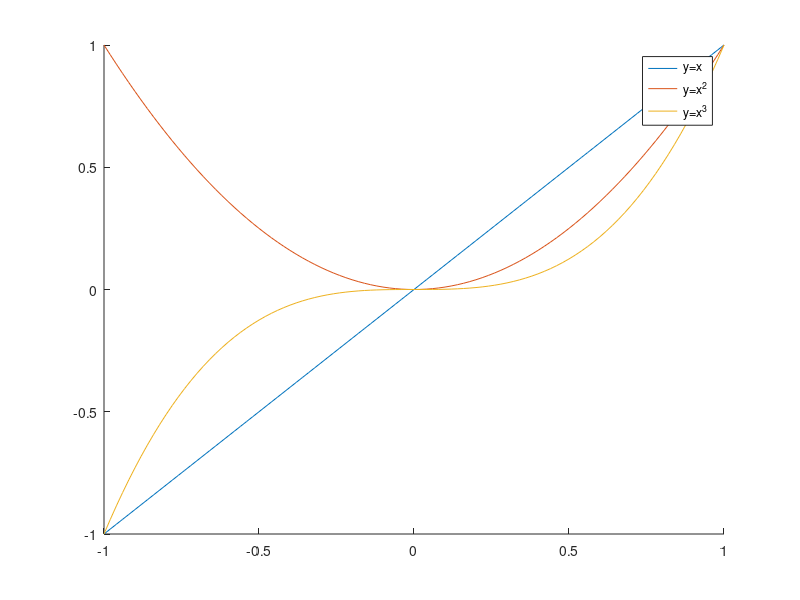

This chart was generated by the following MATLAB code:
a = [1 2 3 4]
b = [5; 6; 7]
c = [a b'] % (')  transpose operator switches the rows and columns of a vector
d = [a'; b] 
disp('What is the default data type for all variables?')
disp(class(a(1))) % class gets the type of a variable, and disp is analgous to cout or printf

%%
clear
z = zeros(1,5) %returns a 1 by 5 matrix of zeros
one = ones(5,1)
inc = [2:2:100] %start at 2, increment by 2, and stop at 100 with the (:) operator.
dec = [100:-5:5] %similar to inc
f = -1
g = 5
x = rand(1,100)*(g-f)+f %create a row vector with 100 elements, that's scaled by the difference between the upper and lower bounds, and shifted by the left bound.
%%
x = linspace(-1,1,101)
y=x.^2
z=x.^3

figure
hold on
plot(x,x)
plot(x,y)
plot(x,z)
hold off
legend('y=x','y=x^2','y=x^3')
